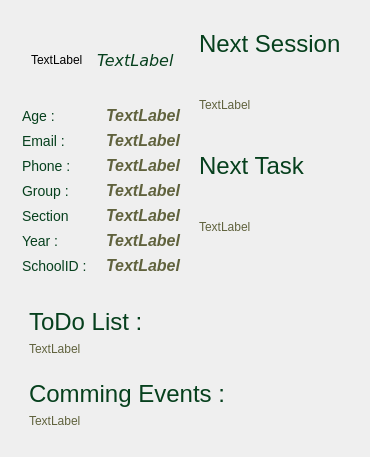
              <widget class="QWidget" name="HomePage">
               <layout class="QVBoxLayout" name="verticalLayout_6">
                <item>
                 <widget class="QWidget" name="widget_2" native="true">
                  <layout class="QHBoxLayout" name="horizontalLayout_8">
                   <item>
                    <widget class="QWidget" name="widget" native="true">
                     <property name="maximumSize">
                      <size>
                       <width>16777215</width>
                       <height>300</height>
                      </size>
                     </property>
                     <property name="styleSheet">
                      <string notr="true">QWidget{
margin:0;
heigth:10px;}</string>
                     </property>
                     <layout class="QVBoxLayout" name="verticalLayout_12">
                      <property name="leftMargin">
                       <number>2</number>
                      </property>
                      <property name="topMargin">
                       <number>0</number>
                      </property>
                      <property name="rightMargin">
                       <number>0</number>
                      </property>
                      <property name="bottomMargin">
                       <number>0</number>
                      </property>
                      <item>
                       <widget class="QWidget" name="widget_7" native="true">
                        <property name="minimumSize">
                         <size>
                          <width>0</width>
                          <height>80</height>
                         </size>
                        </property>
                        <layout class="QHBoxLayout" name="horizontalLayout_13">
                         <item>
                          <widget class="QLabel" name="ProfilePhoto">
                           <property name="minimumSize">
                            <size>
                             <width>60</width>
                             <height>60</height>
                            </size>
                           </property>
                           <property name="maximumSize">
                            <size>
                             <width>60</width>
                             <height>60</height>
                            </size>
                           </property>
                           <property name="text">
                            <string>TextLabel</string>
                           </property>
                          </widget>
                         </item>
                         <item>
                          <widget class="QLabel" name="Name">
                           <property name="font">
                            <font>
                             <family>DejaVu Sans</family>
                             <pointsize>12</pointsize>
                             <italic>true</italic>
                            </font>
                           </property>
                           <property name="styleSheet">
                            <string notr="true">color: #06401d;</string>
                           </property>
                           <property name="text">
                            <string>TextLabel</string>
                           </property>
                           <property name="wordWrap">
                            <bool>true</bool>
                           </property>
                          </widget>
                         </item>
                        </layout>
                       </widget>
                      </item>
                      <item>
                       <widget class="QWidget" name="widget_11" native="true">
                        <property name="maximumSize">
                         <size>
                          <width>500</width>
                          <height>16777215</height>
                         </size>
                        </property>
                        <layout class="QHBoxLayout" name="horizontalLayout_10">
                         <property name="leftMargin">
                          <number>0</number>
                         </property>
                         <property name="topMargin">
                          <number>0</number>
                         </property>
                         <property name="rightMargin">
                          <number>0</number>
                         </property>
                         <property name="bottomMargin">
                          <number>0</number>
                         </property>
                         <item alignment="Qt::AlignLeft">
                          <widget class="QLabel" name="label_16">
                           <property name="maximumSize">
                            <size>
                             <width>150</width>
                             <height>16777215</height>
                            </size>
                           </property>
                           <property name="styleSheet">
                            <string notr="true">color: #06401d;
font-size:14px;
padding:0;</string>
                           </property>
                           <property name="text">
                            <string>Age :</string>
                           </property>
                          </widget>
                         </item>
                         <item>
                          <widget class="QLabel" name="Age">
                           <property name="font">
                            <font>
                             <pointsize>12</pointsize>
                             <italic>true</italic>
                             <bold>true</bold>
                            </font>
                           </property>
                           <property name="styleSheet">
                            <string notr="true">color:#60623d;</string>
                           </property>
                           <property name="text">
                            <string>TextLabel</string>
                           </property>
                          </widget>
                         </item>
                        </layout>
                       </widget>
                      </item>
                      <item>
                       <widget class="QWidget" name="widget_13" native="true">
                        <layout class="QHBoxLayout" name="horizontalLayout_12">
                         <property name="leftMargin">
                          <number>0</number>
                         </property>
                         <property name="topMargin">
                          <number>0</number>
                         </property>
                         <property name="rightMargin">
                          <number>0</number>
                         </property>
                         <property name="bottomMargin">
                          <number>0</number>
                         </property>
                         <item>
                          <widget class="QLabel" name="label_20">
                           <property name="maximumSize">
                            <size>
                             <width>150</width>
                             <height>16777215</height>
                            </size>
                           </property>
                           <property name="styleSheet">
                            <string notr="true">color: #06401d;
font-size:14px;
padding:0;</string>
                           </property>
                           <property name="text">
                            <string>Email :</string>
                           </property>
                          </widget>
                         </item>
                         <item>
                          <widget class="QLabel" name="Email">
                           <property name="font">
                            <font>
                             <pointsize>12</pointsize>
                             <italic>true</italic>
                             <bold>true</bold>
                            </font>
                           </property>
                           <property name="styleSheet">
                            <string notr="true">color:#60623d;</string>
                           </property>
                           <property name="text">
                            <string>TextLabel</string>
                           </property>
                          </widget>
                         </item>
                        </layout>
                       </widget>
                      </item>
                      <item>
                       <widget class="QWidget" name="widget_12" native="true">
                        <layout class="QHBoxLayout" name="horizontalLayout_11">
                         <property name="leftMargin">
                          <number>0</number>
                         </property>
                         <property name="topMargin">
                          <number>0</number>
                         </property>
                         <property name="rightMargin">
                          <number>0</number>
                         </property>
                         <property name="bottomMargin">
                          <number>0</number>
                         </property>
                         <item>
                          <widget class="QLabel" name="label_18">
                           <property name="maximumSize">
                            <size>
                             <width>150</width>
                             <height>16777215</height>
                            </size>
                           </property>
                           <property name="styleSheet">
                            <string notr="true">color: #06401d;
font-size:14px;
padding:0;</string>
                           </property>
                           <property name="text">
                            <string>Phone :</string>
                           </property>
                          </widget>
                         </item>
                         <item>
                          <widget class="QLabel" name="Phone">
                           <property name="font">
                            <font>
                             <pointsize>12</pointsize>
                             <italic>true</italic>
                             <bold>true</bold>
                            </font>
                           </property>
                           <property name="styleSheet">
                            <string notr="true">color:#60623d;</string>
                           </property>
                           <property name="text">
                            <string>TextLabel</string>
                           </property>
                          </widget>
                         </item>
                        </layout>
                       </widget>
                      </item>
                      <item>
                       <widget class="QWidget" name="widget_10" native="true">
                        <layout class="QHBoxLayout" name="horizontalLayout_9">
                         <property name="leftMargin">
                          <number>0</number>
                         </property>
                         <property name="topMargin">
                          <number>0</number>
                         </property>
                         <property name="rightMargin">
                          <number>0</number>
                         </property>
                         <property name="bottomMargin">
                          <number>0</number>
                         </property>
                         <item>
                          <widget class="QLabel" name="label_14">
                           <property name="maximumSize">
                            <size>
                             <width>150</width>
                             <height>16777215</height>
                            </size>
                           </property>
                           <property name="styleSheet">
                            <string notr="true">color: #06401d;
font-size:14px;
padding:0;</string>
                           </property>
                           <property name="text">
                            <string>Group :</string>
                           </property>
                          </widget>
                         </item>
                         <item>
                          <widget class="QLabel" name="Group">
                           <property name="font">
                            <font>
                             <pointsize>12</pointsize>
                             <italic>true</italic>
                             <bold>true</bold>
                            </font>
                           </property>
                           <property name="styleSheet">
                            <string notr="true">color:#60623d;</string>
                           </property>
                           <property name="text">
                            <string>TextLabel</string>
                           </property>
                          </widget>
                         </item>
                        </layout>
                       </widget>
                      </item>
                      <item>
                       <widget class="QWidget" name="widget_15" native="true">
                        <layout class="QHBoxLayout" name="horizontalLayout_15">
                         <property name="leftMargin">
                          <number>0</number>
                         </property>
                         <property name="topMargin">
                          <number>0</number>
                         </property>
                         <property name="rightMargin">
                          <number>0</number>
                         </property>
                         <property name="bottomMargin">
                          <number>0</number>
                         </property>
                         <item>
                          <widget class="QLabel" name="label_26">
                           <property name="maximumSize">
                            <size>
                             <width>150</width>
                             <height>16777215</height>
                            </size>
                           </property>
                           <property name="styleSheet">
                            <string notr="true">color: #06401d;
font-size:14px;
padding:0;</string>
                           </property>
                           <property name="text">
                            <string>Section</string>
                           </property>
                          </widget>
                         </item>
                         <item>
                          <widget class="QLabel" name="Section">
                           <property name="font">
                            <font>
                             <pointsize>12</pointsize>
                             <italic>true</italic>
                             <bold>true</bold>
                            </font>
                           </property>
                           <property name="styleSheet">
                            <string notr="true">color:#60623d;</string>
                           </property>
                           <property name="text">
                            <string>TextLabel</string>
                           </property>
                          </widget>
                         </item>
                        </layout>
                       </widget>
                      </item>
                      <item>
                       <widget class="QWidget" name="widget_14" native="true">
                        <layout class="QHBoxLayout" name="horizontalLayout_14">
                         <property name="leftMargin">
                          <number>0</number>
                         </property>
                         <property name="topMargin">
                          <number>0</number>
                         </property>
                         <property name="rightMargin">
                          <number>0</number>
                         </property>
                         <property name="bottomMargin">
                          <number>0</number>
                         </property>
                         <item>
                          <widget class="QLabel" name="label_24">
                           <property name="maximumSize">
                            <size>
                             <width>150</width>
                             <height>16777215</height>
                            </size>
                           </property>
                           <property name="styleSheet">
                            <string notr="true">color: #06401d;
font-size:14px;
padding:0;</string>
                           </property>
                           <property name="text">
                            <string>Year :</string>
                           </property>
                          </widget>
                         </item>
                         <item>
                          <widget class="QLabel" name="Year">
                           <property name="font">
                            <font>
                             <pointsize>12</pointsize>
                             <italic>true</italic>
                             <bold>true</bold>
                            </font>
                           </property>
                           <property name="styleSheet">
                            <string notr="true">color:#60623d;</string>
                           </property>
                           <property name="text">
                            <string>TextLabel</string>
                           </property>
                          </widget>
                         </item>
                        </layout>
                       </widget>
                      </item>
                      <item>
                       <widget class="QWidget" name="widget_9" native="true">
                        <layout class="QHBoxLayout" name="horizontalLayout_6">
                         <property name="leftMargin">
                          <number>0</number>
                         </property>
                         <property name="topMargin">
                          <number>0</number>
                         </property>
                         <property name="rightMargin">
                          <number>0</number>
                         </property>
                         <property name="bottomMargin">
                          <number>0</number>
                         </property>
                         <item>
                          <widget class="QLabel" name="label_7">
                           <property name="maximumSize">
                            <size>
                             <width>150</width>
                             <height>16777215</height>
                            </size>
                           </property>
                           <property name="styleSheet">
                            <string notr="true">color: #06401d;
font-size:14px;
padding:0;</string>
                           </property>
                           <property name="text">
                            <string>SchoolID :</string>
                           </property>
                          </widget>
                         </item>
                         <item>
                          <widget class="QLabel" name="SchoolID">
                           <property name="font">
                            <font>
                             <pointsize>12</pointsize>
                             <italic>true</italic>
                             <bold>true</bold>
                            </font>
                           </property>
                           <property name="styleSheet">
                            <string notr="true">color:#60623d;</string>
                           </property>
                           <property name="text">
                            <string>TextLabel</string>
                           </property>
                          </widget>
                         </item>
                        </layout>
                       </widget>
                      </item>
                     </layout>
                    </widget>
                   </item>
                   <item>
                    <widget class="QWidget" name="widget_6" native="true">
                     <property name="maximumSize">
                      <size>
                       <width>180</width>
                       <height>16777215</height>
                      </size>
                     </property>
                     <layout class="QVBoxLayout" name="verticalLayout_11">
                      <item>
                       <widget class="QLabel" name="label_6">
                        <property name="maximumSize">
                         <size>
                          <width>16777215</width>
                          <height>30</height>
                         </size>
                        </property>
                        <property name="styleSheet">
                         <string notr="true">color: #06401d;
font-size:24px;
padding:0;
margin:0;</string>
                        </property>
                        <property name="text">
                         <string>Next Session</string>
                        </property>
                       </widget>
                      </item>
                      <item>
                       <widget class="QLabel" name="nextSession">
                        <property name="autoFillBackground">
                         <bool>false</bool>
                        </property>
                        <property name="styleSheet">
                         <string notr="true">color:#60623d;</string>
                        </property>
                        <property name="text">
                         <string>TextLabel</string>
                        </property>
                       </widget>
                      </item>
                      <item>
                       <widget class="QLabel" name="label_12">
                        <property name="maximumSize">
                         <size>
                          <width>16777215</width>
                          <height>30</height>
                         </size>
                        </property>
                        <property name="styleSheet">
                         <string notr="true">color: #06401d;
font-size:24px;
padding:0;
margin:0;</string>
                        </property>
                        <property name="text">
                         <string>Next Task</string>
                        </property>
                       </widget>
                      </item>
                      <item>
                       <widget class="QLabel" name="nextTask">
                        <property name="styleSheet">
                         <string notr="true">color:#60623d;</string>
                        </property>
                        <property name="text">
                         <string>TextLabel</string>
                        </property>
                       </widget>
                      </item>
                     </layout>
                    </widget>
                   </item>
                  </layout>
                 </widget>
                </item>
                <item>
                 <widget class="QWidget" name="widget_4" native="true">
                  <layout class="QVBoxLayout" name="verticalLayout_5">
                   <item>
                    <widget class="QWidget" name="widget_3" native="true">
                     <layout class="QVBoxLayout" name="verticalLayout_15">
                      <item>
                       <widget class="QLabel" name="label_28">
                        <property name="styleSheet">
                         <string notr="true">color: #06401d;
font-size:24px;
padding:0;
margin:0;</string>
                        </property>
                        <property name="text">
                         <string>ToDo List :</string>
                        </property>
                       </widget>
                      </item>
                      <item>
                       <widget class="QLabel" name="label_29">
                        <property name="styleSheet">
                         <string notr="true">color:#60623d;</string>
                        </property>
                        <property name="text">
                         <string>TextLabel</string>
                        </property>
                       </widget>
                      </item>
                     </layout>
                    </widget>
                   </item>
                   <item>
                    <widget class="QWidget" name="widget_5" native="true">
                     <property name="styleSheet">
                      <string notr="true">color:#60623d;</string>
                     </property>
                     <layout class="QVBoxLayout" name="verticalLayout_13">
                      <item>
                       <widget class="QLabel" name="label_30">
                        <property name="styleSheet">
                         <string notr="true">color: #06401d;
font-size:24px;
padding:0;
margin:0;</string>
                        </property>
                        <property name="text">
                         <string>Comming Events :</string>
                        </property>
                       </widget>
                      </item>
                      <item>
                       <widget class="QLabel" name="label_31">
                        <property name="text">
                         <string>TextLabel</string>
                        </property>
                       </widget>
                      </item>
                     </layout>
                    </widget>
                   </item>
                  </layout>
                 </widget>
                </item>
               </layout>
              </widget>
